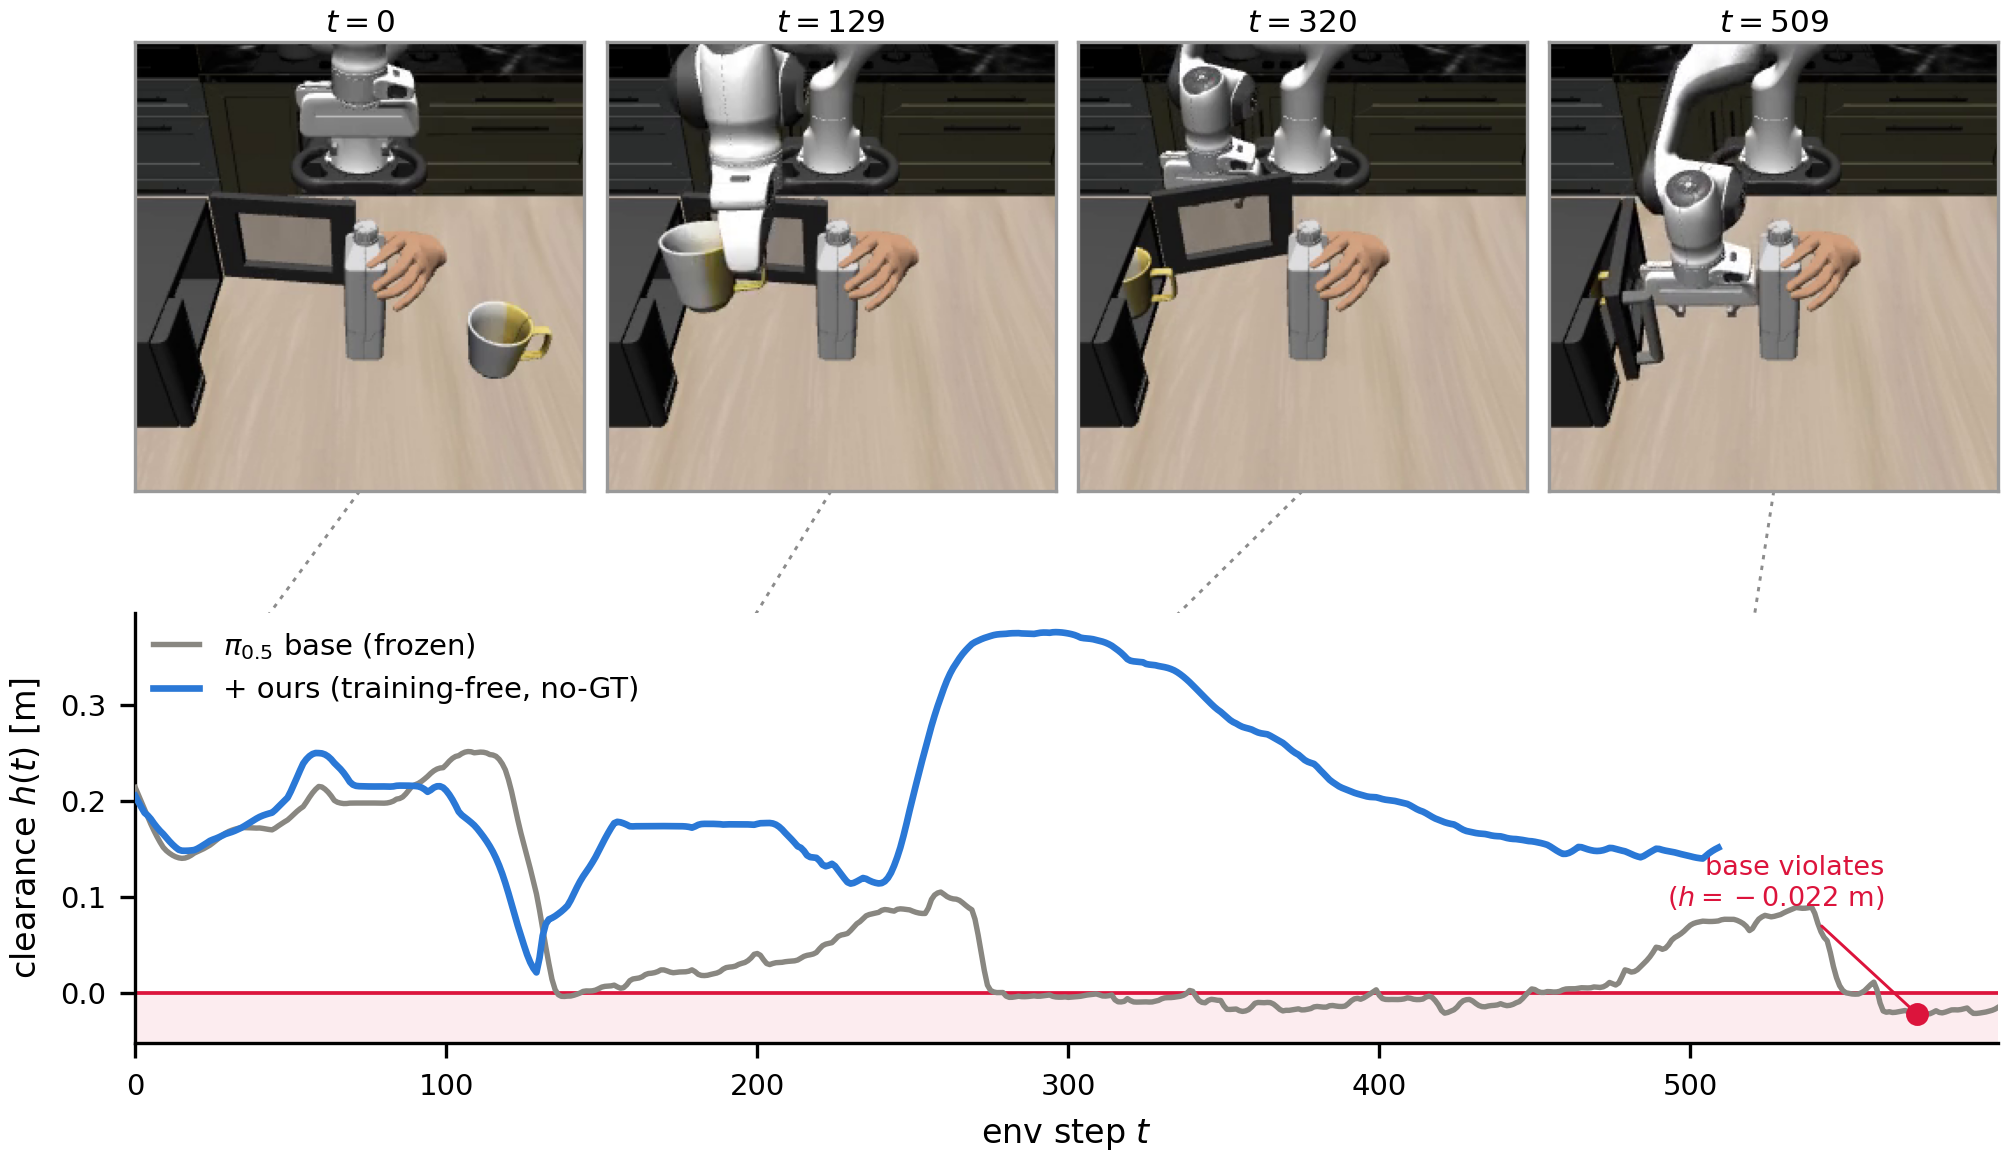

Here is the Python script that generated this plot:
"""Paper filmstrip: OURS keyframes over an aligned clearance-vs-time plot.

Same episode pair as fig_teaser.py (ls_teaser_render/, oah L2 task 14 ep 1,
identical init state). Top: 4 keyframes of OURS (t = 0, 129, 320, 509).
Bottom, aligned time axis: sphere clearance
    h(t) = ||eef(t) - bottle_pos(t)|| - 0.09   (deployed eef radius)
for OURS (solid blue) and BASE (gray ghost). h=0 line in red, h<0 shaded.
Base's minimum (t=573, h=-0.022 m -- a real sub-zero crossing, 215 steps
below 0) is marked "base violates"; ours dips to +0.021 m at t=129 and stays
positive. Video frame index = t // 5 (one frame per 5 env steps, verified
against transition counts). Vertical dotted guides connect each keyframe to
its t on the curve.

Style matches the other paper figures (FS=8, dpi=300, PNG+PDF, tight).
Needs imageio (run inside the openvla_libero_merged conda env).
Run: python paper/figs/fig_filmstrip.py
"""

import pathlib
import sys

import matplotlib
matplotlib.use("Agg")
import matplotlib.pyplot as plt
import numpy as np

FIGDIR = pathlib.Path(__file__).resolve().parent
sys.path.insert(0, str(FIGDIR))
from fig_teaser import ARMS, FRAME_STRIDE, clearance, load_transitions  # noqa: E402

FS = 8
KEYFRAMES = [0, 129, 320, 509]  # ours: start, avoidance, mug placed, success
BLUE, GRAY = "#2a78d6", "#898781"


def main():
    import imageio.v2 as imageio

    h = {name: clearance(load_transitions(arm["d"]))
         for name, arm in ARMS.items()}
    arm = ARMS["ours"]
    rd = imageio.get_reader(
        arm["d"] / "obstacle_avoidance_human/L2/videos" / arm["video"])
    n = rd.count_frames()
    imgs = [rd.get_data(min(t // FRAME_STRIDE, n - 1)) for t in KEYFRAMES]

    tb_min = int(np.argmin(h["base"]))
    print(f"base h_min={h['base'].min():+.4f} at t={tb_min}; "
          f"ours h_min={h['ours'].min():+.4f} at t={int(np.argmin(h['ours']))}")

    T = len(h["base"])  # x-axis spans the longer (base) episode
    fig = plt.figure(figsize=(6.9, 4.1), dpi=300)
    gs = fig.add_gridspec(2, 4, height_ratios=[1.25, 1.0],
                          left=0.085, right=0.985, top=0.965, bottom=0.115,
                          wspace=0.05, hspace=0.16)
    frame_axes = []
    for j, (t, img) in enumerate(zip(KEYFRAMES, imgs)):
        ax = fig.add_subplot(gs[0, j])
        ax.imshow(img)
        ax.set_xticks([])
        ax.set_yticks([])
        for s in ax.spines.values():
            s.set_color("0.6")
        ax.set_title(f"$t={t}$", fontsize=FS - 0.5, pad=2.5)
        frame_axes.append(ax)

    axc = fig.add_subplot(gs[1, :])
    axc.plot(np.arange(len(h["base"])), h["base"], color=GRAY, lw=1.3,
             label="$\\pi_{0.5}$ base (frozen)", zorder=3)
    axc.plot(np.arange(len(h["ours"])), h["ours"], color=BLUE, lw=1.6,
             label="+ ours (training-free, no-GT)", zorder=4)
    axc.axhline(0.0, color="crimson", lw=0.9, zorder=2)
    ymin = min(h["base"].min(), h["ours"].min()) - 0.03
    ymax = max(h["base"].max(), h["ours"].max()) + 0.02
    axc.axhspan(ymin, 0.0, facecolor="crimson", alpha=0.08, zorder=1)
    axc.set_xlim(0, T - 1)
    axc.set_ylim(ymin, ymax)
    axc.set_xlabel("env step $t$", fontsize=FS)
    axc.set_ylabel("clearance $h(t)$ [m]", fontsize=FS)
    axc.tick_params(labelsize=FS - 1)
    for s in ("top", "right"):
        axc.spines[s].set_visible(False)

    axc.plot(tb_min, h["base"][tb_min], marker="o", ms=4.5, mfc="crimson",
             mec="crimson", zorder=5)
    axc.annotate(f"base violates\n($h={h['base'][tb_min]:+.3f}$ m)",
                 (tb_min, h["base"][tb_min]), xytext=(-8, 26),
                 textcoords="offset points", fontsize=FS - 1.5, ha="right",
                 color="crimson", linespacing=1.15,
                 arrowprops=dict(arrowstyle="-", color="crimson", lw=0.7))
    axc.legend(loc="upper left", fontsize=FS - 1, frameon=False,
               borderaxespad=0.2, handlelength=1.6)

    # dotted guides: keyframe bottom-center -> its t on the ours curve
    for ax, t in zip(frame_axes, KEYFRAMES):
        fig.canvas.draw()  # positions are final (fixed gridspec, no tight_layout)
        top = axc.transData.transform((t, h["ours"][min(t, len(h["ours"]) - 1)]))
        bot_ax = ax.transAxes.transform((0.5, 0.0))
        inv = fig.transFigure.inverted()
        (x0, y0), (x1, y1) = inv.transform([bot_ax, top])
        fig.add_artist(matplotlib.lines.Line2D([x0, x1], [y0, y1],
                                               transform=fig.transFigure,
                                               color="0.55", lw=0.7,
                                               linestyle=(0, (1.5, 2.2)),
                                               zorder=0))
    for ext in ("png", "pdf"):
        p = FIGDIR / f"fig_filmstrip.{ext}"
        fig.savefig(p, dpi=300, bbox_inches="tight", pad_inches=0.03)
        print("wrote", p)


if __name__ == "__main__":
    main()
